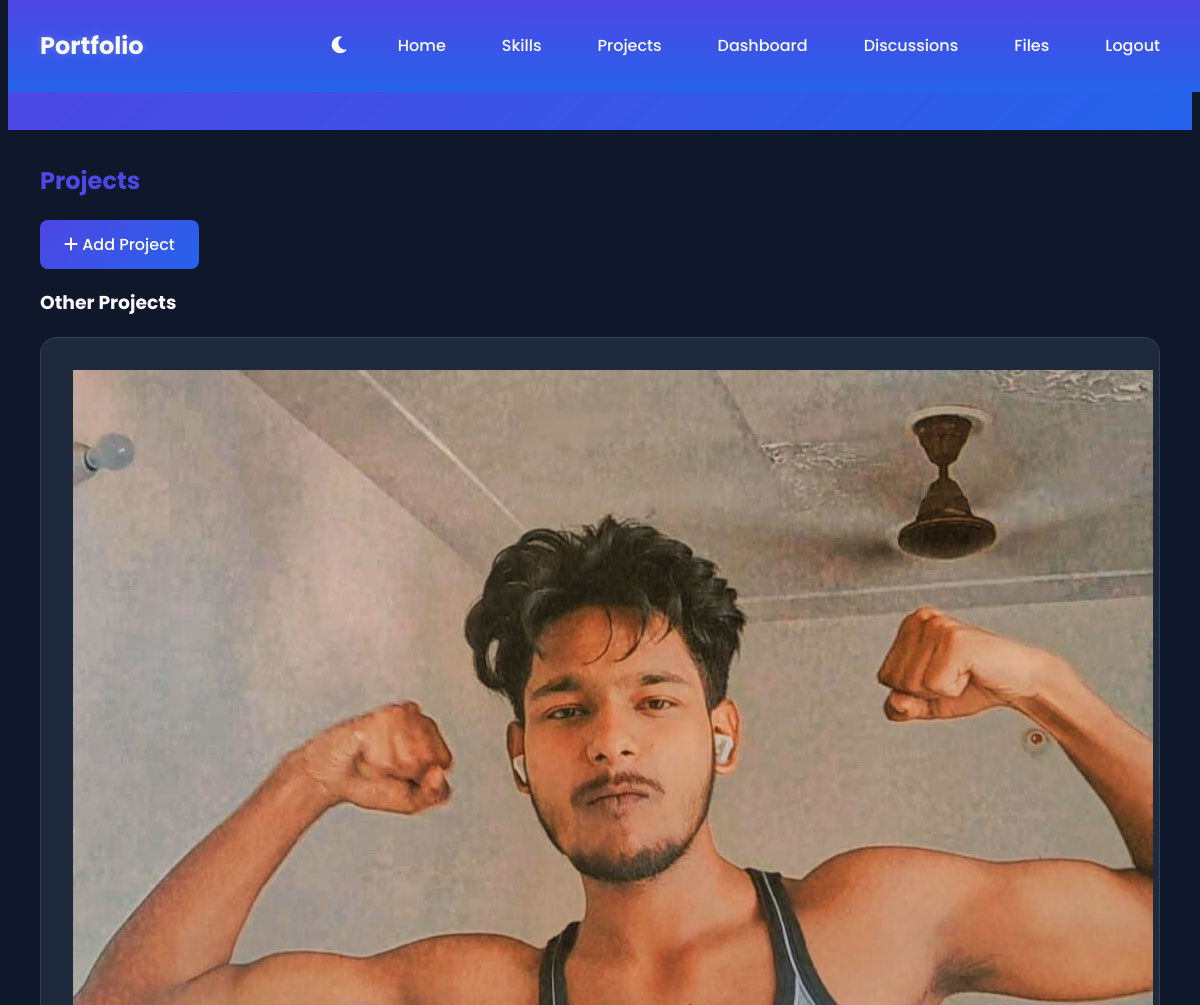
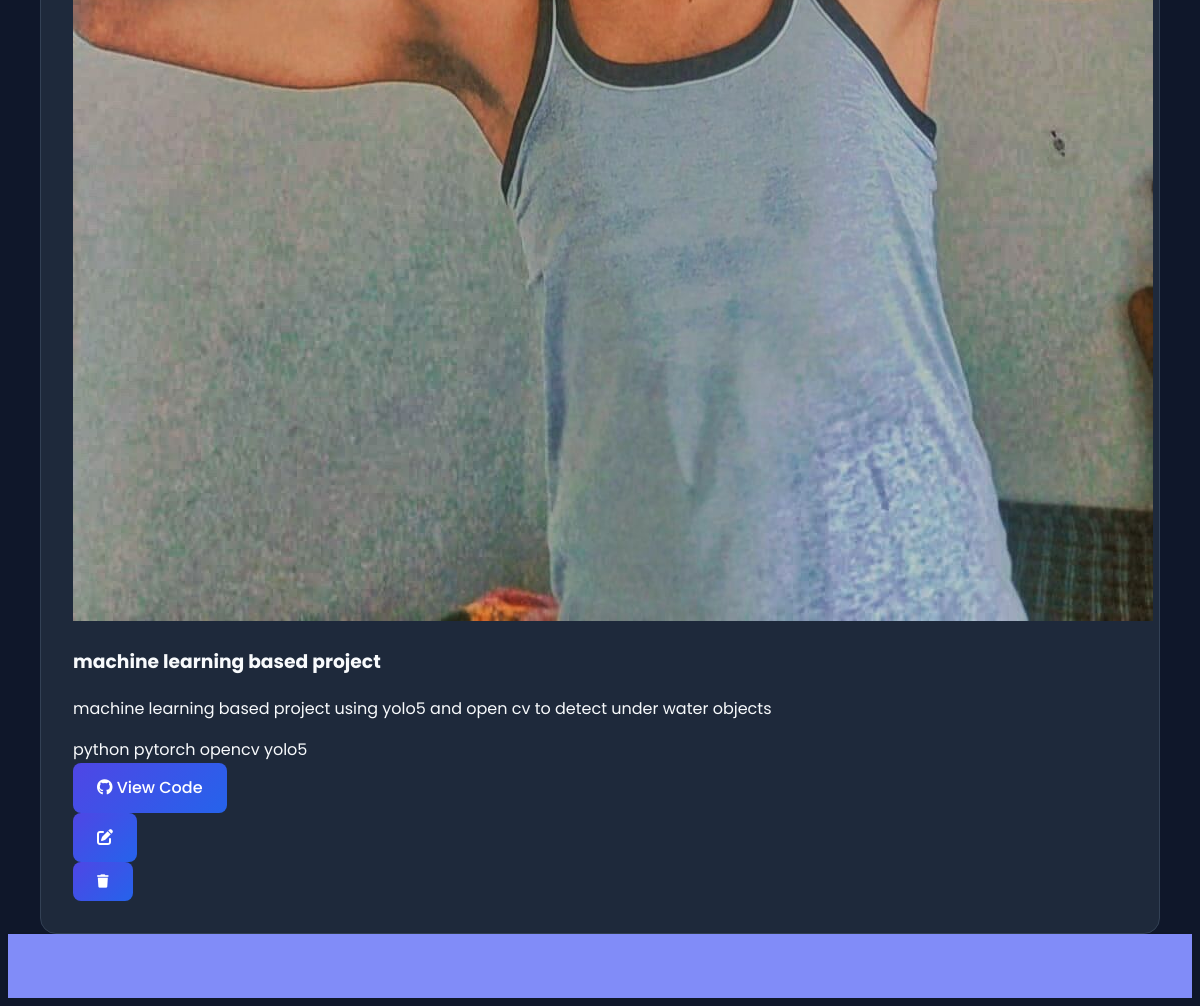
The page /projects (signed in) on the database as committed earlier (2 pictures, top to bottom).
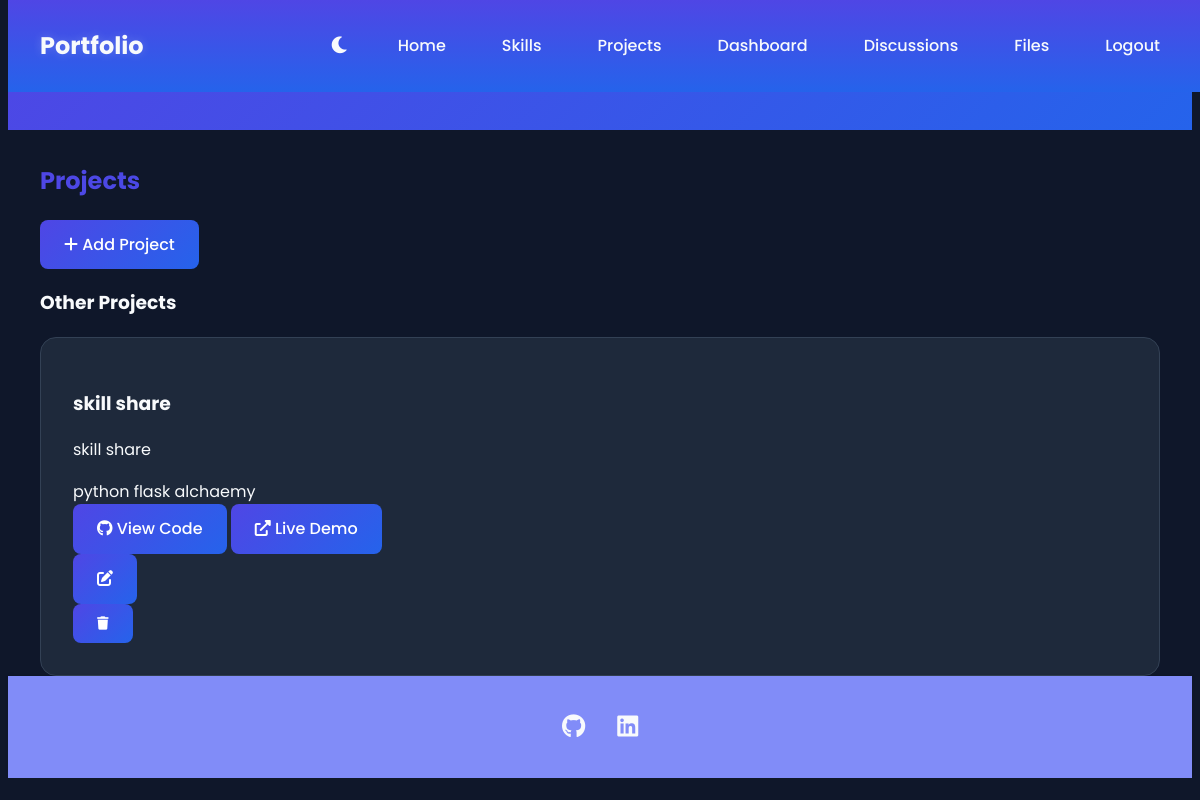
The same page on the database as committed later.
### app.py (models this page shows, shortened)
class Project(db.Model):
    id = db.Column(db.Integer, primary_key=True)
    title = db.Column(db.String(100), nullable=False)
    description = db.Column(db.Text)
    image_url = db.Column(db.String(200))
    project_url = db.Column(db.String(200))
    github_url = db.Column(db.String(200))
    technologies = db.Column(db.String(200))
    completion_date = db.Column(db.DateTime, default=datetime.utcnow)
    featured = db.Column(db.Boolean, default=False)
    student_id = db.Column(db.Integer, db.ForeignKey('student.id'), nullable=False)

### app.py (the view)
@app.route('/projects')
def projects():
    try:
        if current_user.is_authenticated:
            projects = current_user.projects
        else:
            admin = Student.query.filter_by(username='admin').first()
            projects = admin.projects if admin else []
        featured_projects = sorted([p for p in projects if p.featured],
                                 key=lambda x: x.completion_date, reverse=True)
        regular_projects = sorted([p for p in projects if not p.featured],
                                key=lambda x: x.completion_date, reverse=True)
        return render_template('projects.html',
                             featured_projects=featured_projects,
                             regular_projects=regular_projects)
    except Exception as e:
        print(f"Error loading projects: {str(e)}")
        flash('Error loading projects', 'error')
        return redirect(url_for('home'))

### app.py (called while the page is built)
@login_manager.user_loader
def load_user(user_id):
    return Student.query.get(int(user_id))

### templates/projects.html (shortened to what this page needs)
{% extends "base.html" %}
{% block content %}
<div class="container">
    <div class="projects-header">
        <h2 class="gradient-text">Projects</h2>
        {% if current_user.is_authenticated %}
        <a href="{{ url_for('add_project') }}" class="btn">
            <i class="fas fa-plus"></i> Add Project
        </a>
        {% endif %}
    </div>
    {% if regular_projects %}
    <section class="regular-projects">
        <h3>Other Projects</h3>
        <div class="projects-grid">
            {% for project in regular_projects %}
            <div class="project-card card">
                {% include '_project_card.html' %}
            </div>
            {% endfor %}
        </div>
    </section>
    {% endif %}
</div>
{% endblock %}

### templates/base.html (shortened to what this page needs)
<!DOCTYPE html>
<html lang="en">
<head>
    <link href="https://cdnjs.cloudflare.com/ajax/libs/font-awesome/6.0.0/css/all.min.css" rel="stylesheet">
</head>
<body>
    <nav>
        <div class="nav-container">
            <a href="{{ url_for('home') }}" class="logo">Portfolio</a>
            <div class="nav-links">
                {% if current_user.is_authenticated %}
                    <a href="{{ url_for('home') }}">Home</a>
                    <a href="{{ url_for('skills') }}">Skills</a>
                    <a href="{{ url_for('projects') }}">Projects</a>
                    <a href="{{ url_for('dashboard') }}">Dashboard</a>
                    <a href="{{ url_for('discussions') }}">Discussions</a>
                    <a href="{{ url_for('shared_files') }}">Files</a>
                    <a href="{{ url_for('logout') }}">Logout</a>
                {% else %}
                    <a href="{{ url_for('signup') }}">Sign Up</a>
                    <a href="{{ url_for('login') }}">Login</a>
                {% endif %}
            </div>
        </div>
    </nav>
    {% if current_user.is_authenticated %}
    <div class="welcome-banner">
        <div class="container">
            <p>Welcome, {{ current_user.name }}!</p>
        </div>
    </div>
    {% endif %}
    {% block content %}{% endblock %}
    <footer>
        <div class="container">
            <div class="social-links">
                {% if current_user.is_authenticated %}
                    {% if current_user.github_url %}
                        <a href="{{ current_user.github_url }}" target="_blank"><i class="fab fa-github"></i></a>
                    {% endif %}
                    {% if current_user.linkedin_url %}
                        <a href="{{ current_user.linkedin_url }}" target="_blank"><i class="fab fa-linkedin"></i></a>
                    {% endif %}
                {% endif %}
            </div>
        </div>
    </footer>
</body>
</html>

### templates/_project_card.html
{% if project.image_url %}
<img src="{{ project.image_url }}" alt="{{ project.title }}" class="project-image">
{% endif %}
<h3>{{ project.title }}</h3>
<p class="project-description">{{ project.description }}</p>
{% if project.technologies %}
<div class="technologies">
    {% for tech in project.technologies.split(',') %}
    <span class="tech-tag">{{ tech.strip() }}</span>
    {% endfor %}
</div>
{% endif %}
<div class="project-links">
    {% if project.github_url %}
    <a href="{{ project.github_url }}" class="btn" target="_blank">
        <i class="fab fa-github"></i> View Code
    </a>
    {% endif %}
    {% if project.project_url %}
    <a href="{{ project.project_url }}" class="btn" target="_blank">
        <i class="fas fa-external-link-alt"></i> Live Demo
    </a>
    {% endif %}
    {% if current_user.is_authenticated and project.student_id == current_user.id %}
    <div class="project-actions">
        <a href="{{ url_for('edit_project', id=project.id) }}" class="btn btn-edit">
            <i class="fas fa-edit"></i>
        </a>
        <form method="POST" action="{{ url_for('delete_project', id=project.id) }}"
              class="delete-form" onsubmit="return confirm('Are you sure?');">
            <button type="submit" class="btn btn-delete">
                <i class="fas fa-trash"></i>
            </button>
        </form>
    </div>
    {% endif %}
</div>

### templates/base.html (style rules this page uses)
:root[data-theme="dark"] { --primary-color: #818cf8; --secondary-color: #6366f1; --accent-color: #4f46e5; --background-color: #0f172a; --card-bg: #1e293b; --text-color: #f8fafc; --text-muted: #cbd5e1; --border-color: #334155; --gradient-start: #4f46e5; --gradient-end: #2563eb; --hover-color: #6366f1; --shadow-color: rgba(0, 0, 0, 0.3); }
body { font-family: 'Poppins', sans-serif; line-height: 1.6; color: var(--text-color); background-color: var(--background-color); transition: all 0.3s ease; }
nav { background: linear-gradient(to bottom, var(--gradient-start), var(--gradient-end)); backdrop-filter: blur(10px); box-shadow: var(--card-shadow); position: fixed; width: 100%; top: 0; z-index: 1000; padding: 0.5rem 0; }
.nav-container { display: flex; justify-content: space-between; align-items: center; padding: 0.5rem 2rem; max-width: 1400px; margin: 0 auto; height: 60px; }
.logo { font-size: 1.5rem; font-weight: 700; color: var(--text-color); text-decoration: none; transition: color 0.3s ease; text-shadow: 0 0 10px rgba(255, 255, 255, 0.2); }
.nav-links { display: flex; gap: 1.5rem; align-items: center; height: 100%; }
.nav-links a { color: var(--text-color); text-decoration: none; font-weight: 500; padding: 0.5rem 1rem; border-radius: 0.5rem; transition: all 0.3s ease; height: 40px; line-height: 40px; display: inline-block; }
.container { max-width: 1400px; margin: 0 auto; padding: 0 2rem; }
.card { background: var(--secondary-color); border-radius: 1rem; padding: 2rem; box-shadow: var(--card-shadow); transition: all 0.3s ease; color: var(--text-color); background: var(--card-bg); border: 1px solid var(--border-color); }
.btn { display: inline-block; padding: 0.75rem 1.5rem; background: var(--primary-color); color: white; text-decoration: none; border-radius: 0.5rem; font-weight: 500; transition: all 0.3s ease; border: none; cursor: pointer; background: linear-gradient(135deg, var(--gradient-start), var(--gradient-end)); }
footer { background: var(--primary-color); padding: 2rem 0; box-shadow: 0 -1px 3px rgba(0, 0, 0, 0.1); color: var(--text-color); }
.social-links { display: flex; justify-content: center; gap: 2rem; }
.social-links a { color: var(--text-color); font-size: 1.5rem; transition: all 0.3s ease; }
.welcome-banner { background: linear-gradient(135deg, var(--primary-color), var(--secondary-color)); color: var(--text-color); padding: 2rem 0; margin-bottom: 2rem; text-align: center; box-shadow: var(--card-shadow); background: linear-gradient(135deg, var(--gradient-start), var(--gradient-end)); }
.gradient-text { background: linear-gradient(135deg, var(--gradient-start), var(--gradient-end)); -webkit-background-clip: text; -webkit-text-fill-color: transparent; }

Rows that differ between the two databases and show on the page:
changed Project: title "machine learning based project" → "skill share"; description "machine learning based project using yolo5 and open cv to detect under water objects" → "skill share"; image_url: picture removed; now shows "Live Demo"
Other text that changed with them:
new list line: "flask"
new list line: "alchaemy"
list line gone: "pytorch"
list line gone: "opencv"
list line gone: "yolo5"
